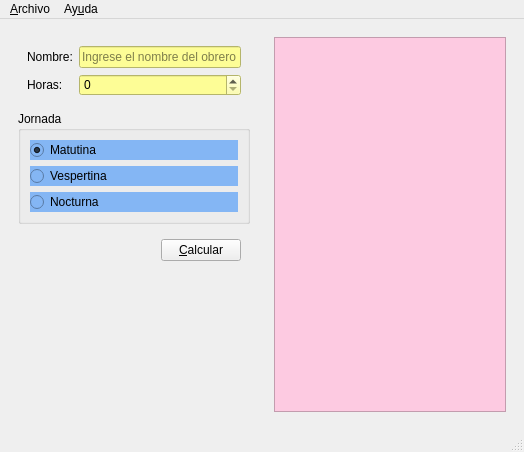
<?xml version="1.0" encoding="UTF-8"?>
<ui version="4.0">
 <class>Principal</class>
 <widget class="QMainWindow" name="Principal">
  <property name="geometry">
   <rect>
    <x>0</x>
    <y>0</y>
    <width>524</width>
    <height>452</height>
   </rect>
  </property>
  <property name="windowTitle">
   <string>Salarios</string>
  </property>
  <property name="windowIcon">
   <iconset resource="Recursos.qrc">
    <normaloff>:/imagenes/recursos/salario.png</normaloff>:/imagenes/recursos/salario.png</iconset>
  </property>
  <widget class="QWidget" name="centralwidget">
   <layout class="QHBoxLayout" name="horizontalLayout_2">
    <item>
     <widget class="QWidget" name="widget_2" native="true">
      <property name="minimumSize">
       <size>
        <width>250</width>
        <height>0</height>
       </size>
      </property>
      <layout class="QVBoxLayout" name="verticalLayout_3">
       <item>
        <widget class="QWidget" name="widget_3" native="true">
         <property name="styleSheet">
          <string notr="true"/>
         </property>
         <layout class="QFormLayout" name="formLayout">
          <item row="0" column="0">
           <widget class="QLabel" name="label">
            <property name="text">
             <string>Nombre:</string>
            </property>
           </widget>
          </item>
          <item row="0" column="1">
           <widget class="QLineEdit" name="inNombre">
            <property name="styleSheet">
             <string notr="true">background-color: rgb(253, 253, 150);</string>
            </property>
            <property name="placeholderText">
             <string>Ingrese el nombre del obrero</string>
            </property>
           </widget>
          </item>
          <item row="1" column="0">
           <widget class="QLabel" name="label_2">
            <property name="text">
             <string>Horas:</string>
            </property>
           </widget>
          </item>
          <item row="1" column="1">
           <widget class="QSpinBox" name="inHoras">
            <property name="styleSheet">
             <string notr="true">background-color: rgb(253, 253, 150);</string>
            </property>
            <property name="maximum">
             <number>50</number>
            </property>
            <property name="displayIntegerBase">
             <number>10</number>
            </property>
           </widget>
          </item>
         </layout>
        </widget>
       </item>
       <item>
        <widget class="QGroupBox" name="groupBox">
         <property name="styleSheet">
          <string notr="true"/>
         </property>
         <property name="title">
          <string>Jornada</string>
         </property>
         <layout class="QVBoxLayout" name="verticalLayout_2">
          <item>
           <widget class="QRadioButton" name="inMatutina">
            <property name="styleSheet">
             <string notr="true">background-color: rgb(132, 182, 244);</string>
            </property>
            <property name="text">
             <string>Matutina</string>
            </property>
            <property name="checked">
             <bool>true</bool>
            </property>
           </widget>
          </item>
          <item>
           <widget class="QRadioButton" name="inVespertina">
            <property name="styleSheet">
             <string notr="true">background-color: rgb(132, 182, 244);</string>
            </property>
            <property name="text">
             <string>Vespertina</string>
            </property>
           </widget>
          </item>
          <item>
           <widget class="QRadioButton" name="inNocturna">
            <property name="styleSheet">
             <string notr="true">background-color: rgb(132, 182, 244);</string>
            </property>
            <property name="text">
             <string>Nocturna</string>
            </property>
           </widget>
          </item>
         </layout>
        </widget>
       </item>
       <item>
        <widget class="QWidget" name="widget_4" native="true">
         <layout class="QHBoxLayout" name="horizontalLayout">
          <item>
           <spacer name="horizontalSpacer">
            <property name="orientation">
             <enum>Qt::Horizontal</enum>
            </property>
            <property name="sizeHint" stdset="0">
             <size>
              <width>125</width>
              <height>20</height>
             </size>
            </property>
           </spacer>
          </item>
          <item>
           <widget class="QPushButton" name="cmdCalcular">
            <property name="text">
             <string>&amp;Calcular</string>
            </property>
           </widget>
          </item>
         </layout>
        </widget>
       </item>
       <item>
        <spacer name="verticalSpacer">
         <property name="orientation">
          <enum>Qt::Vertical</enum>
         </property>
         <property name="sizeHint" stdset="0">
          <size>
           <width>20</width>
           <height>40</height>
          </size>
         </property>
        </spacer>
       </item>
      </layout>
     </widget>
    </item>
    <item>
     <widget class="QWidget" name="widget" native="true">
      <property name="minimumSize">
       <size>
        <width>250</width>
        <height>0</height>
       </size>
      </property>
      <property name="styleSheet">
       <string notr="true"/>
      </property>
      <layout class="QVBoxLayout" name="verticalLayout">
       <item>
        <widget class="QPlainTextEdit" name="outResultado">
         <property name="styleSheet">
          <string notr="true">background-color: rgb(253, 202, 225);</string>
         </property>
         <property name="readOnly">
          <bool>true</bool>
         </property>
        </widget>
       </item>
      </layout>
     </widget>
    </item>
   </layout>
  </widget>
  <widget class="QMenuBar" name="menubar">
   <property name="geometry">
    <rect>
     <x>0</x>
     <y>0</y>
     <width>524</width>
     <height>20</height>
    </rect>
   </property>
   <widget class="QMenu" name="menuArchivo">
    <property name="title">
     <string>&amp;Archivo</string>
    </property>
    <addaction name="actionNuevo"/>
    <addaction name="actionAbrir"/>
    <addaction name="actionGuardar"/>
    <addaction name="separator"/>
    <addaction name="actionCalcular"/>
    <addaction name="separator"/>
    <addaction name="actionSalir"/>
   </widget>
   <widget class="QMenu" name="menuAyuda">
    <property name="title">
     <string>Ay&amp;uda</string>
    </property>
    <addaction name="actionAcerca_de"/>
   </widget>
   <addaction name="menuArchivo"/>
   <addaction name="menuAyuda"/>
  </widget>
  <widget class="QStatusBar" name="statusbar"/>
  <action name="actionNuevo">
   <property name="icon">
    <iconset resource="Recursos.qrc">
     <normaloff>:/imagenes/recursos/nuevo.png</normaloff>:/imagenes/recursos/nuevo.png</iconset>
   </property>
   <property name="text">
    <string>&amp;Nuevo</string>
   </property>
   <property name="shortcut">
    <string>Ctrl+N</string>
   </property>
  </action>
  <action name="actionAbrir">
   <property name="icon">
    <iconset resource="Recursos.qrc">
     <normaloff>:/imagenes/recursos/abrir-correo-electronico.png</normaloff>:/imagenes/recursos/abrir-correo-electronico.png</iconset>
   </property>
   <property name="text">
    <string>A&amp;brir</string>
   </property>
   <property name="shortcut">
    <string>Ctrl+O</string>
   </property>
  </action>
  <action name="actionGuardar">
   <property name="icon">
    <iconset resource="Recursos.qrc">
     <normaloff>:/imagenes/recursos/guardar.png</normaloff>:/imagenes/recursos/guardar.png</iconset>
   </property>
   <property name="text">
    <string>&amp;Guardar</string>
   </property>
   <property name="shortcut">
    <string>Ctrl+S</string>
   </property>
  </action>
  <action name="actionSalir">
   <property name="icon">
    <iconset resource="Recursos.qrc">
     <normaloff>:/imagenes/recursos/salir.png</normaloff>:/imagenes/recursos/salir.png</iconset>
   </property>
   <property name="text">
    <string>&amp;Salir</string>
   </property>
   <property name="shortcut">
    <string>Ctrl+Q</string>
   </property>
  </action>
  <action name="actionCalcular">
   <property name="icon">
    <iconset resource="Recursos.qrc">
     <normaloff>:/imagenes/recursos/calcular.png</normaloff>:/imagenes/recursos/calcular.png</iconset>
   </property>
   <property name="text">
    <string>&amp;Calcular</string>
   </property>
   <property name="shortcut">
    <string>F1</string>
   </property>
  </action>
  <action name="actionAcerca_de">
   <property name="text">
    <string>Ac&amp;erca de</string>
   </property>
  </action>
 </widget>
 <tabstops>
  <tabstop>inNombre</tabstop>
  <tabstop>inHoras</tabstop>
  <tabstop>inMatutina</tabstop>
  <tabstop>inVespertina</tabstop>
  <tabstop>inNocturna</tabstop>
  <tabstop>cmdCalcular</tabstop>
 </tabstops>
 <resources>
  <include location="Recursos.qrc"/>
 </resources>
 <connections/>
</ui>
